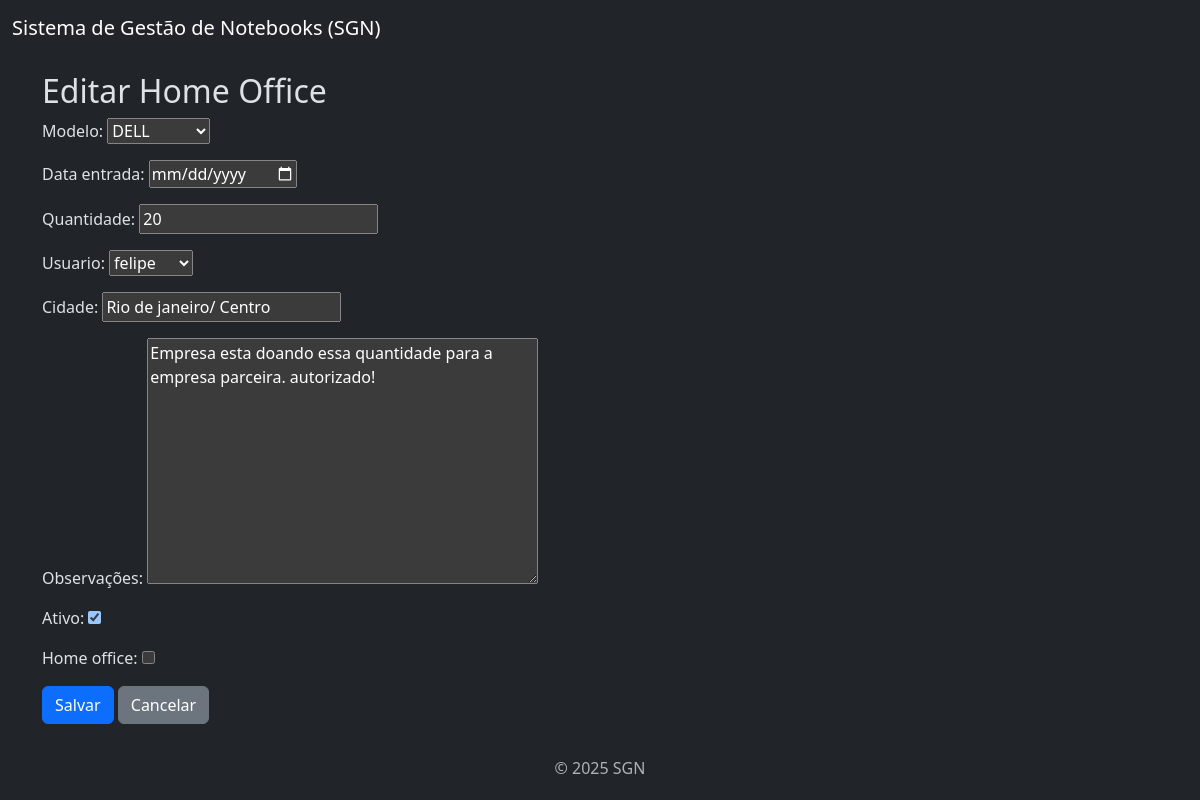
The page /leasing/leasing/13/editar/ on the database as committed earlier.
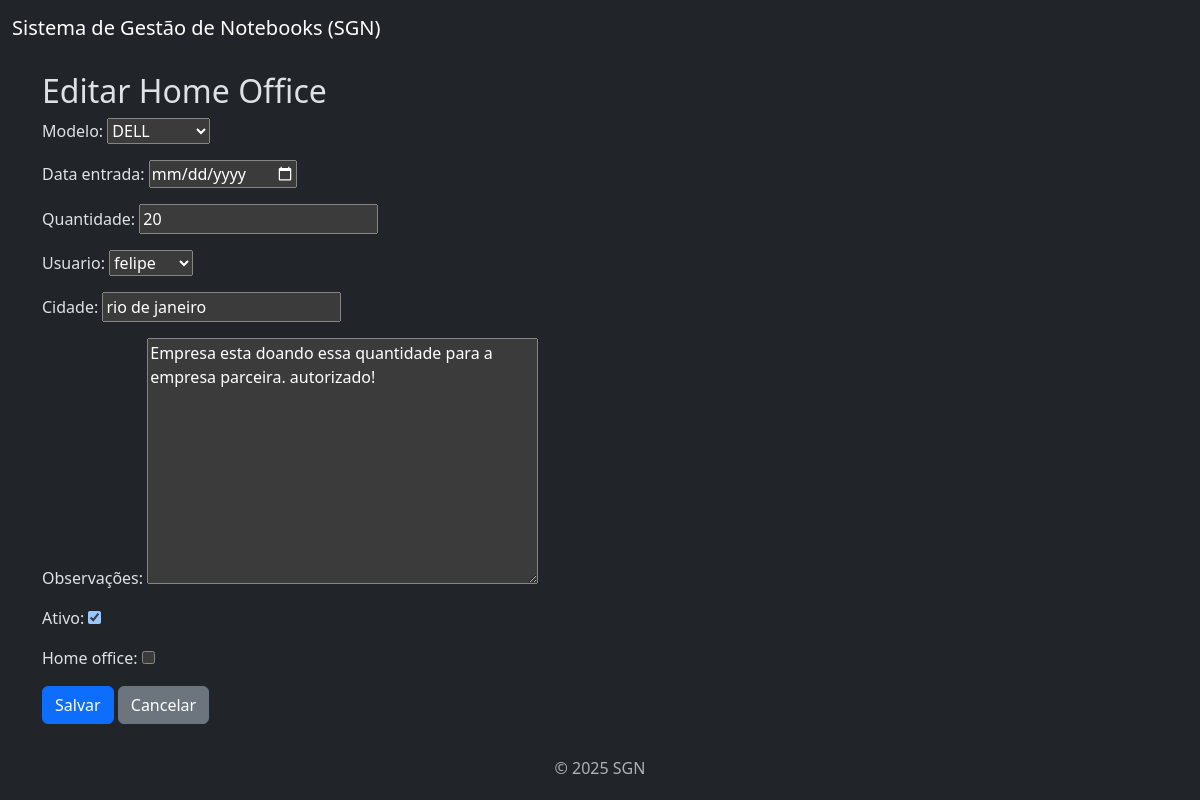
The same page on the database as committed later.
### leasing/models.py (models this page shows, shortened)
class Leasing(models.Model):
    modelo = models.ForeignKey(Modelo, on_delete=models.CASCADE, null=True, blank=True) # mesma lógica
    usuario = models.ForeignKey(Usuario , on_delete=models.CASCADE, null=True, blank=True)
    cidade = models.CharField(max_length=100)
    data_entrada = models.DateField(default=datetime.date.today)  # define data atual na criação
    quantidade = models.IntegerField(null=True, blank=True)
    observações = models.TextField(null=True, blank=True)
    ativo = models.BooleanField(default=True)
    home_office = models.BooleanField(default=False)

### leasing/views.py (the view)
# urls.py: path('leasing/<int:pk>/editar/', views.editar_leasing, name='editar_leasing'),
def editar_leasing(request, pk):
    leasing = get_object_or_404(Leasing, pk=pk)
    if request.method == 'POST':
        form = LeasingForm(request.POST, instance=leasing)
        if form.is_valid():
            form.save()
            return redirect('lista_leasing')
    else:
        form = LeasingForm(instance=leasing)
    return render(request, 'leasing/form.html', {'form': form})

### leasing/forms.py
class LeasingForm(forms.ModelForm):
    class Meta:
        model = Leasing
        fields = ['modelo','data_entrada','quantidade', 'usuario','cidade','observações','ativo','home_office']
        widgets = {
            'data_entrada': forms.DateInput(attrs={'type': 'date'}),  # aparece o caléndario
        }

### modelo/models.py (called while the page is built)
    def __str__(self):
        return self.modelo

### user/models.py (called while the page is built)
    def __str__(self):
        return self.nome

### leasing/templates/leasing/form.html (shortened to what this page needs)
{% extends "base.html" %}
{% block content %}
  <h2>{% if form.instance.pk %}Editar Home Office{% else %}Criar Home Office{% endif %}</h2>
  <form method="post" novalidate>
    {{ form.as_p }}
    <button type="submit" class="btn btn-primary">Salvar</button>
    <a href="{% url 'lista_leasing' %}" class="btn btn-secondary">Cancelar</a>
  </form>
{% endblock %}

Rows that differ between the two databases and show on the page:
changed Leasing "felipe": cidade "Rio de janeiro/ Centro" → "rio de janeiro"
